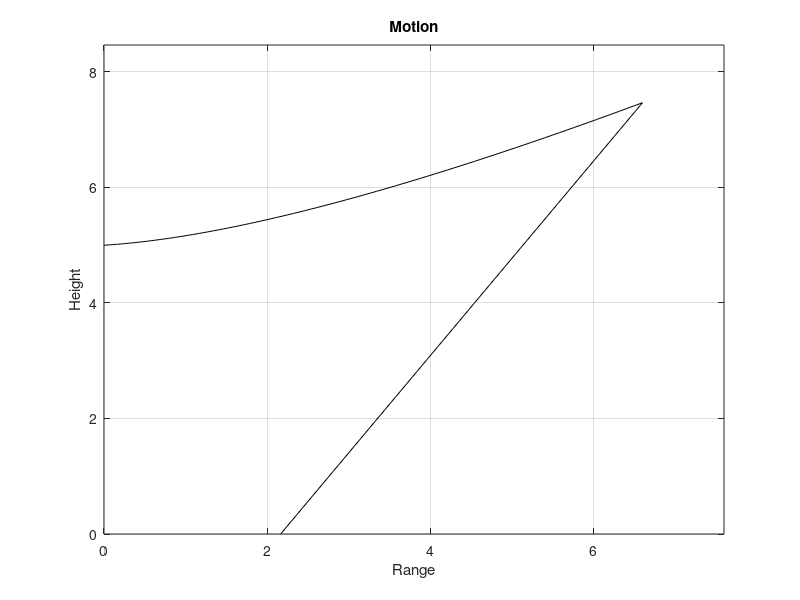

Recreate this plot in MATLAB.
H = input ('intial height in meters:' );
V = input ('velocity in m/s:' );
angle = input ('angle in degrees with +x-axis:' );
ax = input ('accleration in x-component:' );
ay = input ('accleration in y-component:' );

if ay == 0
    error('invalid input')
end
 

time = max(roots([(ay/2),V*sind(angle),H]));
c = 0:0.01:time+1;    
a = zeros(1,length(c)+1);
b = zeros(1,length(c)+1);

time=0.01;
a(1)=0;
b(1)=H;

for i = 1:length(c)-1
    timex = ((ax*(time^2))/2) + (V*cosd(angle)*time);
    timey = ((ay*(time^2))/2) + (V*sind(angle)*time) + H;
    a(i+1) = timex;
    b(i+1) = timey;
    time=time+0.01;
end

a(length(c)+1)=(ax/2)*time^2 + V*cosd(angle)*0.01;
b(length(c)+1)=0;


plot(a,b,'k')
xlim([0 max(a)+1])
ylim([0 max(b)+1])
xlabel('Range')
ylabel('Height')
title('Motion')
grid on







